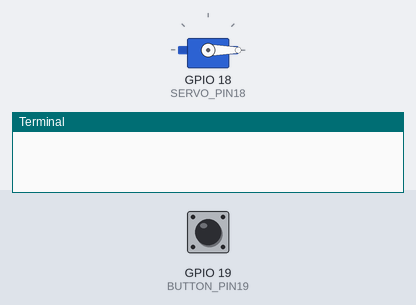
Bench run of a program on a simulated Raspberry Pi (BCM pin numbers). Parts: servo, the last lines printed to the terminal. Inputs (shaded band) come from the test bench; at power-on: GPIO 19 (BUTTON_PIN19) LOW. Servo angles are drawn from the pulse width (0.5 ms = 0°, 2.5 ms = 180°); the clock reads 2024-03-15 10:24:30 at power-on unless the program sets it.

Above: at 2.2 s.
2.3 s: GPIO 19 (BUTTON_PIN19) pulled HIGH for 3.2 s
At 3.1 s:
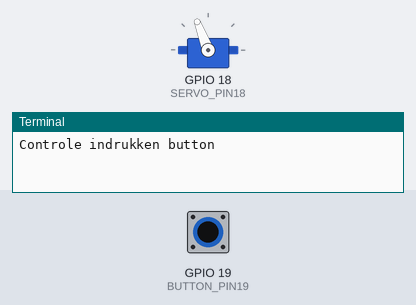
7.0 s: GPIO 19 (BUTTON_PIN19) pulled HIGH for 0.15 s
At 8.2 s:
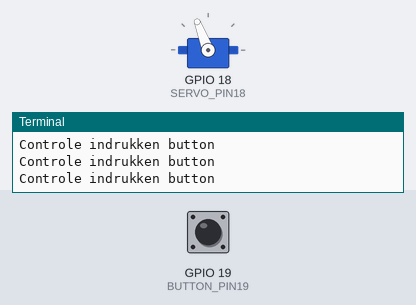
8.6 s: GPIO 19 (BUTTON_PIN19) pulled HIGH for 1 s
At 9.5 s:
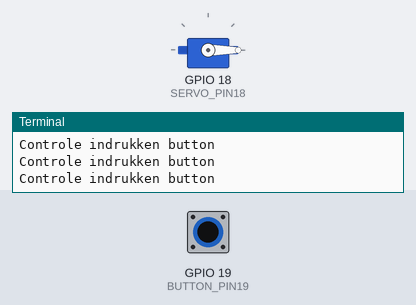
Timing chart, 0 to 11.6 s (numbered marks = the images above; inputs shaded):
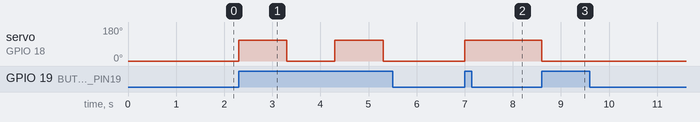

The program:

Opdracht6a.py
```python
#Importeren van de bibiotheken vd Gpio-pinnen
import RPi.GPIO as GPIO
from time import sleep, time

#De pinnen waarop de servo en de button zijn aangesloten op de Raspberry Pi
BUTTON_PIN19 = 19
SERVO_PIN18 = 18

#Gpio-modus naar de bcm configureren en de gpio-pin als uitgangpunt zetten voor het aansturen van de servo en de button
GPIO.setmode(GPIO.BCM)
GPIO.setup(BUTTON_PIN19, GPIO.IN, GPIO.PUD_DOWN)
GPIO.setup(SERVO_PIN18, GPIO.OUT)

#Het aansturen van de pulse width modulation vd servo
pwm = GPIO.PWM(SERVO_PIN18, 50)
pwm.start(0)

#Functie voor de millis
def millis():
    return time() * 1000

#Variablen voor het bijhouden van de servo en tijd
servotijd = millis()
servoangle = 0
laatstetijd = 0

#Functie voor het berekenen van de hoek van de servo
def SetAngle(angle, duration):
    #De berekning van de duty cycle
    duty = angle / 18 + 2
    #Aan sturen van de puls, naar de servo.
    GPIO.output(SERVO_PIN18, True)
    pwm.ChangeDutyCycle(duty)
    sleep(duration)
    pwm.ChangeDutyCycle(0)


#Het zetten van de beginpositie van 0 graden
SetAngle(0, 1)

#Loop
while True:
    laatstetijd = millis()
    buttonstate = GPIO.input(BUTTON_PIN19)
    #Als de button ingedrukt is voer het volgende uit
    if buttonstate == GPIO.HIGH:
        print("Controle indrukken button")
        #Laat de servo van 0 graden naar 120 graden gaan in een sec
        if servoangle == 0:
            servotijd = millis()
            SetAngle(120, 1)
            servoangle = 120
            # Laat de servo van 120 graden naar 0 graden gaan in een sec
        elif servoangle == 120:
            servotijd = millis()
            SetAngle(0, 1)
            servoangle = 0
```

Measured:
- after the input at 2.3 s, servo on GPIO 18 (SERVO_PIN18): alternates 111° for 1.0 s and 0° for 1.0 s, starting at once
- after the input at 7.0 s, servo on GPIO 18 (SERVO_PIN18): 0° → 111° at once
- after the input at 8.6 s, servo on GPIO 18 (SERVO_PIN18): 111° → 0° at once
